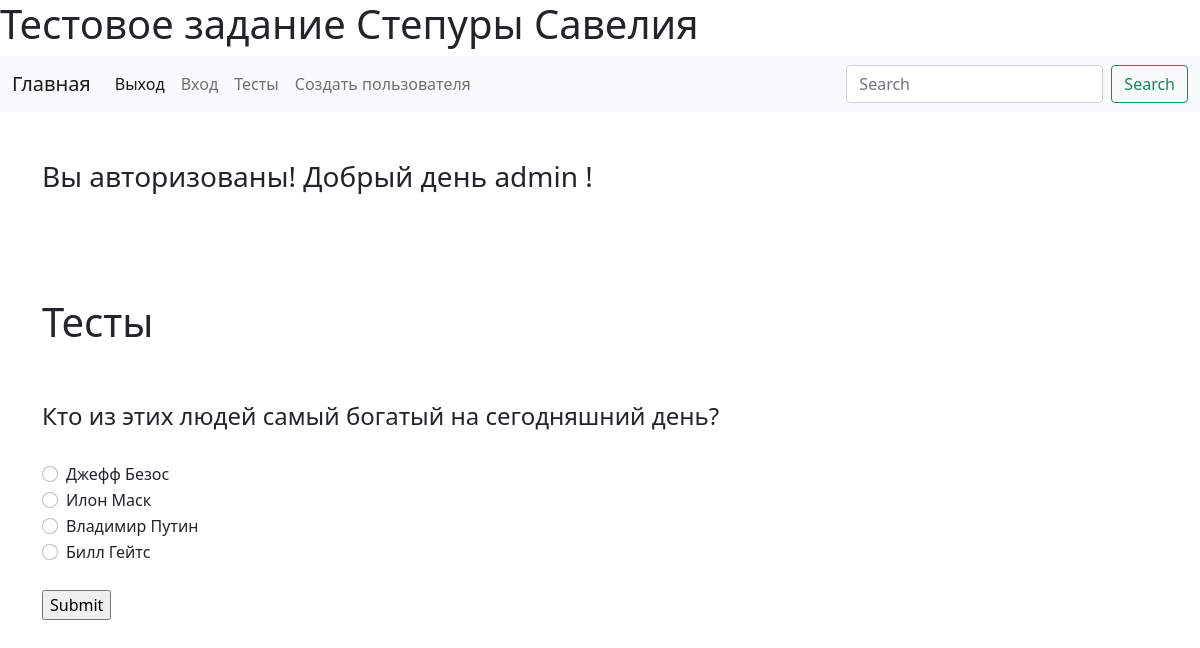
Screenshot of /polls/1 (signed in) with the database file from the repository.
### auth_users/models.py (models this page shows)
class User(AbstractUser):
    WHOISIT = [
        ('student', 'Stud'),  # Это реализовывается именно так, мы делаем типа селектор - вид для db/вид для внешнего
        ('teacher', 'Teach'),
    ]
    status = models.CharField(choices=WHOISIT, default='student', max_length=255)
    phone = PhoneField(blank=True, help_text='Contact phone number')

### polls/models.py (models this page shows)
class PollQuestion(models.Model):
    text = models.TextField()
    poll = models.ForeignKey(Poll, on_delete=models.CASCADE, related_name='questions')
    def __str__(self):
        return self.text

class PollQuestionChoice(models.Model):
    is_correct = models.BooleanField()
    text = models.TextField(max_length=255)
    question = models.ForeignKey(PollQuestion, on_delete=models.CASCADE, related_name='choices')
    def __str__(self):
        return self.text

### polls/views.py (the view, shortened to what this page needs)
# urls.py: path('polls/<int:pk>', pass_poll),
def pass_poll(request, pk):
    poll = get_object_or_404(Poll, pk=pk)
    ctx = {
        'test': poll,
    }
    return render(request, 'pass_poll.html', ctx)

### templates/pass_poll.html (shortened to what this page needs)
{% extends "base.html" %}
{% load static %}
{% block content %}
    <div class="container">
      <h1>Тесты</h1>
        <br>
        <br>
        <form method="post">
            {% for poll in test.questions.all %}
              <h4>{{ poll }}</h4> <br>
            {% for quest in poll.choices.all %}
                <div class="form-check">
                  <input class="form-check-input" type="radio" name="flexRadioDefault" id="flexRadioDefault1" value="{{ quest  }}">
                  <label class="form-check-label" for="flexRadioDefault1" >
                  {{ quest  }} </label>
                </div>
            {% endfor  %}
            {% endfor  %} <br>
            <input type="submit" value="Submit" name="submit">
        </form>
        <br>
        <br>
    </div>
{% endblock %}

### templates/base.html (shortened to what this page needs)
<!doctype html>
{% load static %}
<html lang="en">
  <head>
    <link href="https://cdn.jsdelivr.net/npm/bootstrap@5.0.0-beta1/dist/css/bootstrap.min.css" rel="stylesheet">
  </head>
  <body>
    <h1>Тестовое задание Степуры Савелия</h1>
    <nav class="navbar navbar-expand-lg navbar-light bg-light">
      <div class="container-fluid">
        <a class="navbar-brand" href="/">Главная</a>
        <div class="collapse navbar-collapse" id="navbarSupportedContent">
          <ul class="navbar-nav me-auto mb-2 mb-lg-0">
            <li class="nav-item">
              <a class="nav-link active" aria-current="page" href="/logout">Выход</a>
            </li>
            <li class="nav-item">
              <a class="nav-link" href="/login">Вход</a>
            </li>
            <li class="nav-item">
              <a class="nav-link" href="/polls">Тесты</a>
            </li>
            <li class="nav-item">
              <a class="nav-link" href="/signup">Создать пользователя</a>
            </li>
          </ul>
          <form class="d-flex">
            <input class="form-control me-2" type="search" placeholder="Search" aria-label="Search">
            <button class="btn btn-outline-success" type="submit">Search</button>
          </form>
        </div>
      </div>
    </nav>
    <br>
    <br>
     <div class="container">
        {% if request.user.is_authenticated %}
            <h3>Вы авторизованы! Добрый день {{ request.user.username }} !</h3>
        {% else %}
            <h3>Вы неавторизированы на сайте!</h3>
        {% endif %}
       <br>
       <br>
     </div>
      <br>
      <br>
    {% block content %}
    {% endblock %}
  </body>
</html>

### rows the page displays
PollQuestion: text "Кто из этих людей самый богатый на сегодняшний день?"
PollQuestionChoice: text "Джефф Безос"
PollQuestionChoice: text "Илон Маск"
PollQuestionChoice: text "Владимир Путин"
PollQuestionChoice: text "Билл Гейтс"

### other values shown
{{ request.user.username }} "admin"
